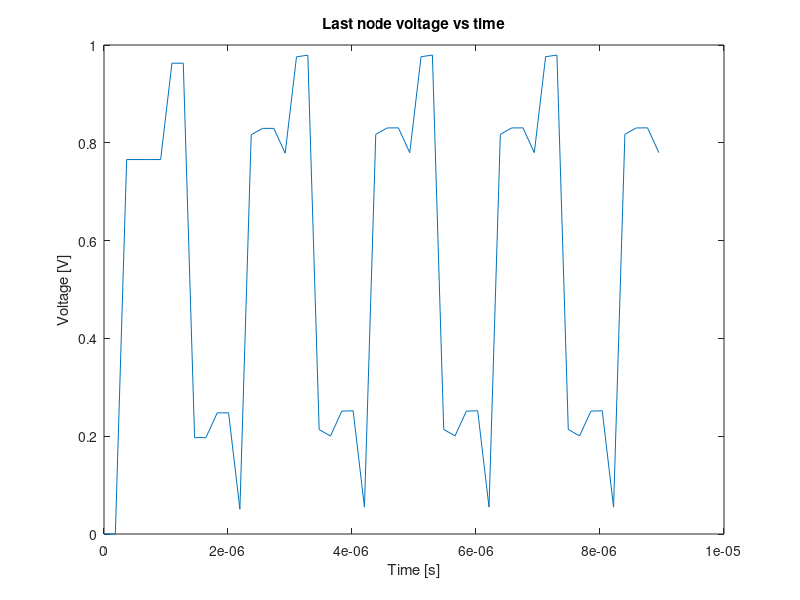
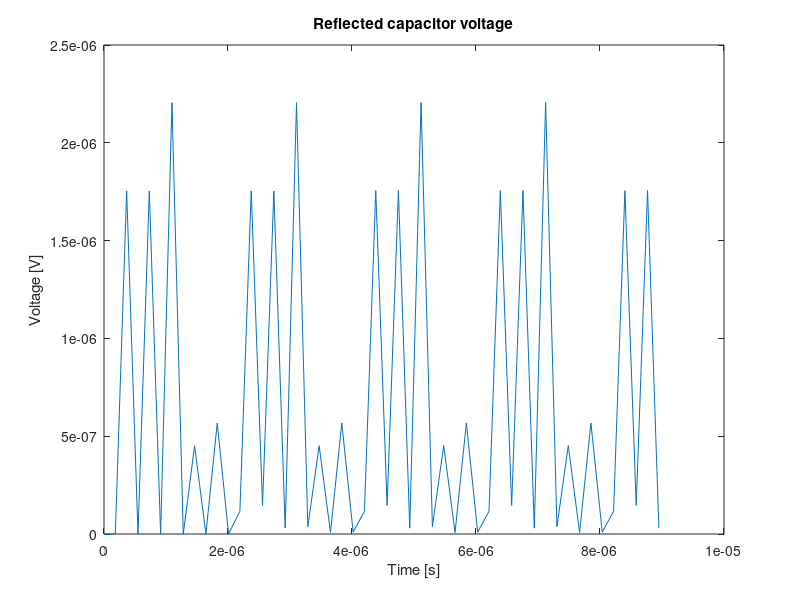

The MATLAB script that drew these images, in order:
% To be executed on Matlab
%You need to know the basics of TLM and advanced electromagnetism theories to understand this code
%Also be sure to read about energy irradiation and anthenas theory
%This code processes time and spacial coordinates, be sure to pay attention

%IF YOU WANT MORE INFORMATION, I HAVE A PAPER ABOUT IT, MESSAGE ME
%If you want anymore scientific references, look for Christopoulos and Faccioni Filho

clc
clear all

%Parameters
%The default parameters are based on general values that may be found
%for gate driver circuits of energy converters

l = 8e-2; %strip lenght
nt = 3; %number of nodes for the simulation
kt = 50; %number of iterations
RL = 4.7; %Load resistance (in this case, gate resistance of a MOSFET)
Rs = 50; %Source resistance (standard value for power sources)

%On instant K=1, all incident voltages are null
%VID: Incident right voltage
%VIE: Incident left voltage

for n=1:1:nt
    VID(n,1)=0;
    VIE(n,1)=0;
    VIC(1)=0;
end

%Applying transformations in the parameters
Dx = l/(nt-1); %Spacial increment related to the nodes number
L = 377e-6; %Inductance depends on your case (this value is general)
C = 88.48e-12; %Capacitance also depends on your case (this value is general)
R = 0; %Usually, resistance have a pretty low value compared to L and C, so we consider it as zero
Z0 = 90; %This number is obtained by calculating the Characteristic Impedance of a normal PCB, single layer
Dt = sqrt(L*C); %time step is also calculated with L and C parameters
f=500e3; %500KHz frequency


t=0:Dt:Dt*(kt-1) %Time array
SourceWave = 6+6*square(2*pi*t*f,50) %Square wave with 50% duty cicle

#Applying the source voltage wave at the Source node
 for k=1:1:kt
     Vs(k)=SourceWave(k)
 end


%Beginning time iteration

for k=1:1:kt
    
    %Calculating capacitance and impedance of the capacitor
        Csw = 5.4e-9
        ZC = Dt/(2*pi*f*Csw)
   
    %CALCULATING INCIDENCES
    
    %First node, connected to the source
    for n = 1
        if Rs == 0
            V(n,k)=Vs(k);
        else
            V(n,k)=((Vs(k)/Rs)+(2*VID(n,k)/(R+Z0)))/(1/Rs+1/(R+Z0))
        end
        I(n,k)=(V(n,k)-2*VID(n,k))/(R+Z0)
        VD(n,k)=2*VID(n,k)+I(n,k)*Z0
    end
    
    %Second to penultimate node
    
    for n=2:1:(nt-1)
        V(n,k)= (2*VIE(n,k)/Z0 + 2*VID(n,k)/(R+Z0))/(1/Z0 + 1/(R+Z0))
        I(n,k)= (V(n,k)-(2*VID(n,k)))/(R+Z0)
        VE(n,k)= V(n,k)
        VD(n,k)= 2*VID(n,k)+I(n,k)*Z0
    end
    
    %For the last node
    
    for n = nt
        V(n,k)= (2*VIE(n,k)/Z0 + 2*VIC(k)/(RL+ZC))/(1/Z0 + 1/(RL+ZC))
        IC(k)= (V(n,k)-2*VIC(k))/(RL+ZC)
        VC(k)= 2*VIC(k)+IC(k)*ZC
    end
    
    %CALCULATING THE REFLECTIONS
    
    %First node
    
    for n=1
        VRD(n,k)=VD(n,k)-VID(n,k)
    end
    
    %Second to penultimate node
    for n=2:1:(nt-1)
        VRD(n,k)=VD(n,k)-VID(n,k)
        VRE(n,k)=VE(n,k)-VIE(n,k)
    end
    
    %Last node
    for n= nt
        VRE(n,k)=V(n,k)-VIE(n,k)
        VRC(k)=VC(k)-VIC(k)
    end
    
    %CONNECTING THE VARIABLES TO THE NEXT TIME STEP
    
    %First node
    for n = 1
        VID(n,k+1)=VRE(n+1,k)
    end
    
    %Second to last node
    for n = 2:1:(nt-1)
        VIE(n,k+1)=VRD(n-1,k)
        VID(n,k+1)=VRE(n+1,k)
    end
    
    %Last node
    for n=nt
        VIE(n,k+1)=VRD(n-1,k)
        VIC(k+1)= -VRC(k)
    end
end

#Plotting the results
plot(t,V(nt,1:kt))
title('Last node voltage vs time')
xlabel('Time [s]')
ylabel('Voltage [V]')

figure
plot(t,VRC)
title('Reflected capacitor voltage')
xlabel('Time [s]')
ylabel('Voltage [V]')
